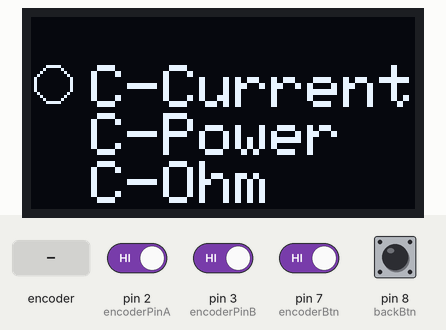
This sketch was run on a simulated Arduino Uno, built with avr-gcc and run on an emulated ATmega328P. Parts: 128×64 one-colour display. Inputs (shaded band) come from the test bench; at power-on: pin 2 (encoderPinA), pin 3 (encoderPinB), pin 7 (encoderBtn), pin 8 (backBtn) HIGH.

Above: at 1.2 s.
1.3 s: rotary encoder on pin 2 (encoderPinA) / pin 3 (encoderPinB) turned 3 steps (first pin leading)
At 1.47 s:
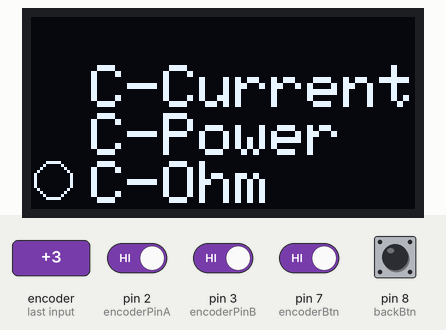
3.4 s: pin 7 (encoderBtn) driven LOW
At 3.9 s:
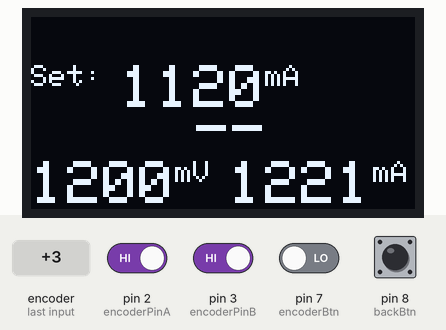
4.9 s: rotary encoder on pin 2 (encoderPinA) / pin 3 (encoderPinB) turned 1 step (first pin leading)
At 5.4 s:
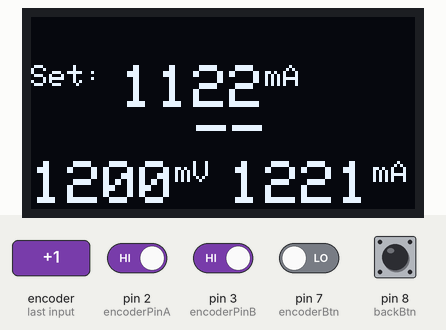
6.6 s: pin 8 (backBtn) pulled LOW for 0.15 s
At 7.5 s:
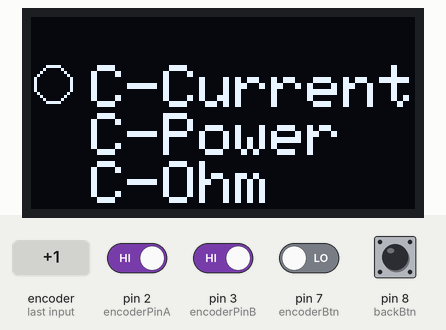
Timing chart, 0 to 9.2 s (numbered marks = the images above; inputs shaded):
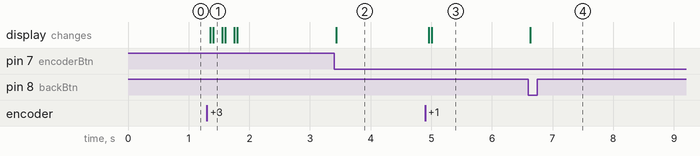

Measured:
- after the input at 1.3 s, the display: first changes after 0.05 s (image 1 shows a later state)
- after the input at 3.4 s, the display: changes at once (image 2)
- after the input at 4.9 s, the display: first changes after 0.05 s (image 3 shows a later state)
- after the input at 6.6 s, the display: changes at once (image 4)

The sketch:

cc_load.ino
```cpp
#include <Adafruit_GFX.h>
#include <Adafruit_SSD1306.h>

#define SCREEN_WIDTH 128 // OLED display width, in pixels
#define SCREEN_HEIGHT 64 // OLED display height, in pixels

// Declaration for an SSD1306 display connected to I2C (SDA, SCL pins)
#define OLED_RESET    -1

//Screen Values
#define TextStart 20
#define UnderscoreStart 30
#define Line1 16
#define HalfLineHight 8
#define CircleRad 6

//Screens
#define SC_MAIN 0
#define SC_SETCUR 1
#define SC_SETPOW 2
#define SC_SETRES 3


//Rotary Stuff
#define encoderPinA 2
#define encoderPinB 3

#define encoderBtn 7
#define backBtn 8


// for rotating
volatile boolean A_set = false;
volatile boolean B_set = false;
volatile int encPos = 0;
volatile int lastEncPos = 0;

//the buttons are PulledUp so set them high
int encoderVal = 1;
int lastEncoderVal = 1;

int backVal = 1;
int lastBackVal = 1;

//Screen
volatile int screen = SC_MAIN;
volatile int screenpos = 0;

//Our main Variables
volatile int set_current=1120;
int is_current=1221;
int is_voltage=1200;


//The Screen
Adafruit_SSD1306 display(SCREEN_WIDTH, SCREEN_HEIGHT, &Wire, OLED_RESET);


void setup() {
  //Serial.begin(9600);

  //THE BUTTONS
  pinMode(encoderBtn,INPUT_PULLUP);
  pinMode(backBtn,INPUT_PULLUP);

  //THE ROTATRY PART
  pinMode(encoderPinA, INPUT_PULLUP);
  pinMode(encoderPinB, INPUT_PULLUP);

  //THE INTERRUPTS
  attachInterrupt(digitalPinToInterrupt(encoderPinA), doEncoderA, CHANGE); // encoder pin on interrupt 0 (pin 2)
  attachInterrupt(digitalPinToInterrupt(encoderPinB), doEncoderB, CHANGE); // encoder pin on interrupt 1 (pin 3)

  if(!display.begin(SSD1306_SWITCHCAPVCC, 0x3C)) { // Address 0x3D for 128x64
    for(;;); // Don't proceed, loop forever
  }

  //diplay init
  display.setTextColor(SSD1306_WHITE);

  redraw();
}

void loop()
{
  encoderVal = digitalRead(encoderBtn);
  backVal = digitalRead(backBtn);

  if (encoderVal != lastEncoderVal){
    lastEncoderVal = encoderVal;
    if (encoderVal == 0)
      ok();
  }

  if (backVal != lastBackVal) {
    lastBackVal = backVal;
    if (backVal == 0)
      back();
  }

  if (encPos != lastEncPos){
    Serial.println("IND: " + encPos);
    if(encPos > lastEncPos) higher();
    else lower();
    lastEncPos = encPos;
  }
}

void Screen_Main() {

  display.clearDisplay();
  display.setTextSize(2);

  display.drawCircle(CircleRad + 1, (Line1 + HalfLineHight*2*screenpos )+ CircleRad, CircleRad, SSD1306_WHITE);

  display.setCursor(TextStart,Line1);
  display.print("C-Current");

  display.setCursor(TextStart,Line1 + 2*HalfLineHight);
  display.print("C-Power");

  display.setCursor(TextStart,Line1 + 4*HalfLineHight);
  display.print("C-Ohm");

  display.display();
  delay(1);

}

void Screen_setCurrent() {
  display.clearDisplay();
  display.setTextSize(1);
  display.setCursor(0,Line1);
  display.print("Set: ");

  display.setTextSize(2);
  display.print(set_current);
  display.setTextSize(1);
  display.print("mA");

  display.setTextSize(2);
  display.setCursor(UnderscoreStart + screenpos*25,Line1 + HalfLineHight);
  display.print("__");

  display.setTextSize(2);
  display.setCursor(0,Line1 + 4*HalfLineHight);
  display.print(is_voltage);
  display.setTextSize(1);
  display.print("mV");
  display.print(" ");
  display.setTextSize(2);
  display.print(is_current);
  display.setTextSize(1);
  display.print("mA");

  display.display();
  delay(1);
}


void Screen_setPower() {
  display.clearDisplay();
  display.setTextSize(1);
  display.setCursor(0,Line1);
  display.print("Set: ");

  display.setTextSize(2);
  display.print(set_current);
  display.setTextSize(1);
  display.print("mW");

  display.setTextSize(2);
  display.setCursor(UnderscoreStart + screenpos*25,Line1 + HalfLineHight);
  display.print("__");

  display.setTextSize(2);
  display.setCursor(0,Line1 + 4*HalfLineHight);
  display.print(is_voltage);
  display.setTextSize(1);
  display.print("mV");
  display.print(" ");
  display.setTextSize(2);
  display.print(is_current);
  display.setTextSize(1);
  display.print("mA");

  display.display();
  delay(1);
}

void Screen_setResistance() {
  display.clearDisplay();
  display.setTextSize(1);
  display.setCursor(0,Line1);
  display.print("Set: ");

  display.setTextSize(2);
  display.print(set_current);
  display.setTextSize(1);
  display.print("mO");

  display.setTextSize(2);
  display.setCursor(UnderscoreStart + screenpos*25,Line1 + HalfLineHight);
  display.print("__");

  display.setTextSize(2);
  display.setCursor(0,Line1 + 4*HalfLineHight);
  display.print(is_voltage);
  display.setTextSize(1);
  display.print("mV");
  display.print(" ");
  display.setTextSize(2);
  display.print(is_current);
  display.setTextSize(1);
  display.print("mA");

  display.display();
  delay(1);
}


//Iterrupt on A changing state
void doEncoderA(){
  if(B_set){
    B_set = false;
    A_set = false;
    encPos-=1;
  }
  else{
    A_set = true;
    B_set = false;
  }
}

// Interrupt on B changing state, same as A above
void doEncoderB(){
  if(A_set){
    B_set = false;
    A_set = false;
    encPos+=1;
  }
  else{
    A_set = false;
    B_set = true;
  }
}


//THE ACTIONS
void ok(){
  switch(screen){

     case SC_MAIN:
             if (screenpos == 0){
                screenpos = 1;
                screen=SC_SETCUR;
             }
             else if (screenpos == 1){
                screenpos = 1;
                screen=SC_SETPOW;
             }
             else if (screenpos == 2){
                screenpos = 1;
                screen=SC_SETRES;
             }
             else
                screenpos = 0;
             break;
     case SC_SETCUR:
     case SC_SETPOW:
     case SC_SETRES:
             screenpos = (screenpos +1) % 2;
             screen=SC_SETCUR;
             break;
  }

  redraw();
}

void back(){
  screen=0;
  screenpos=0;

  redraw();
}

void higher(){

  switch(screen){
     case SC_MAIN:
             screenpos = (screenpos + 1) % 3;
             break;
     case SC_SETCUR:
     case SC_SETPOW:
     case SC_SETRES:
             //Not sure if it would be better to if else but i think math is always better
             //this just means +100 if screenpos=0 and +1 if screenpos=1
             set_current += (-99 * screenpos + 100);
             break;
  }

  redraw();

}

void lower(){
  switch(screen){
     case 0:
            screenpos = (screenpos +2) % 3;
            break;
     case SC_SETCUR:
     case SC_SETPOW:
     case SC_SETRES:
            set_current -= (-99 * screenpos + 100); //see comment from function Higer()
            break;
  }

  redraw();
}

void redraw(){
  switch(screen){
    case SC_MAIN: Screen_Main(); break;
    case SC_SETCUR: Screen_setCurrent(); break;
    case SC_SETPOW: Screen_setPower(); break;
    case SC_SETRES: Screen_setResistance(); break;
  }
}
```
